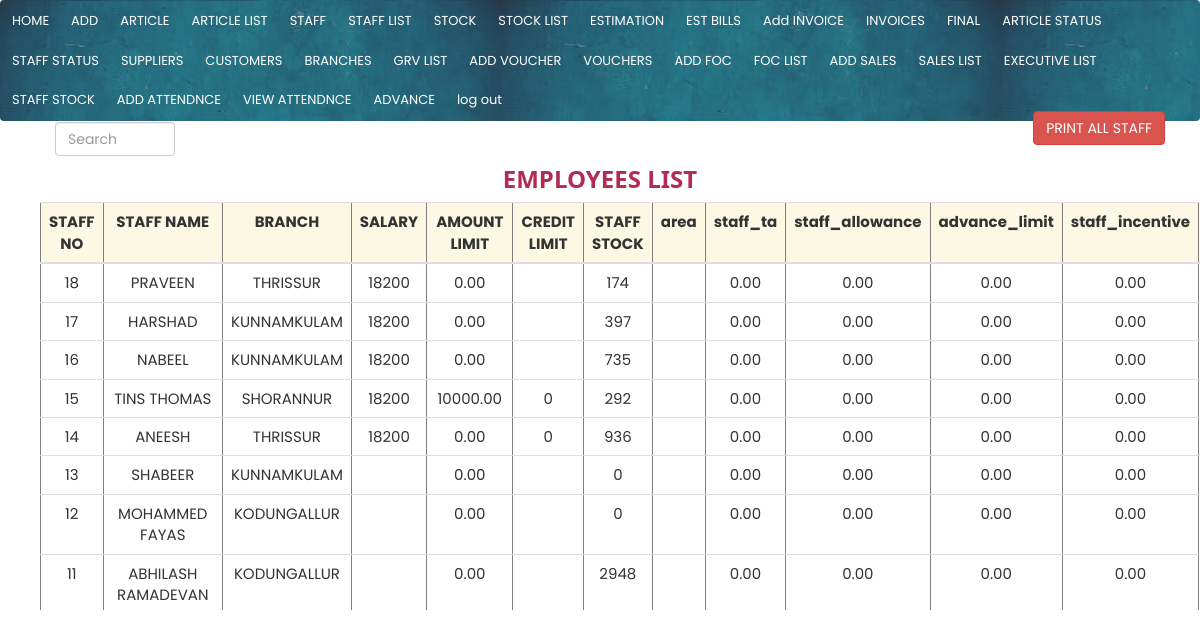
/view/view_staff.php (signed in), run on the app's committed database.
### tables this page shows
CREATE TABLE `staffs` (
  `staff_id` int(11) NOT NULL,
  `staff_name` varchar(250) NOT NULL,
  `branch_id` int(11) NOT NULL,
  `salary` varchar(250) NOT NULL,
  `amount_limit` decimal(11,2) NOT NULL,
  `credit_amount` varchar(250) NOT NULL,
  `staff_ta` decimal(11,2) NOT NULL,
  `staff_allowance` decimal(11,2) NOT NULL,
  `staff_incentive` decimal(11,2) NOT NULL,
  `advance_limit` decimal(11,2) NOT NULL,
  `area` varchar(250) NOT NULL,
  `category` int(11) NOT NULL,
  `first_name` varchar(250) NOT NULL
);

CREATE TABLE `branches` (
  `branch_id` int(11) NOT NULL,
  `branch_name` varchar(250) NOT NULL
);

### view/view_staff.php (the view, shortened to what this page needs)
<?php
include("../main/navbar.php");
$sql ="SELECT staffs.staff_id
,staffs.salary
,staffs.area
,staffs.first_name
,staffs.category
,staffs.staff_ta
,staffs.staff_allowance
,staffs.advance_limit
,staffs.staff_incentive
,staffs.amount_limit,staffs.credit_amount,staffs.staff_name,staffs.branch_id,branches.branch_name,Sum(sales.sales) as sales, sum(sales.paid) as paid, sum(staff_articles.staff_stock) as staff_stock,
       Sum(sales.profit) as profit FROM staffs
       LEFT JOIN sales ON sales.staff_id = staffs.staff_id
      LEFT JOIN staff_articles on  staff_articles.staff_id=staffs.staff_id
       left join branches on branches.branch_id=staffs.branch_id
       GROUP  BY staffs.staff_id order by staff_id desc ";
?>
<!DOCTYPE html>
<html>
<head>
</head>
<body>
  <div>
    <div class="col-md-12">
    <div class="container">
    <div class="col-lg-4" ><input class="form-control" placeholder="Search" id="myInput" type="text" style="width: 10vw; *background-color: white; margin-top: 1vw; color: black;">   </div>
    <div class="col-lg-6" > </div>
    <div class="col-lg-8" style="text-align:  right;"><button class="btn btn-danger"  onclick="print_page()">PRINT ALL STAFF</button>
    </div>
    </div>
    <div id="printableArea"  class="col-md-12" >
      <h3 style="text-align: center;"><b>EMPLOYEES LIST </b></h3>
      <table border="1" class="table table-hover" style="text-align: center;">
         <tr class="warning active">
          <th>STAFF NO</th>
          <th>STAFF NAME</th>
          <th>BRANCH </th>
          <th>SALARY </th>
          <th>AMOUNT LIMIT </th>
           <th>CREDIT LIMIT</th>
           <th>STAFF STOCK</th>
           <th>area</th>
           <th>staff_ta</th>
           <th>staff_allowance</th>
           <th>advance_limit</th>
           <th>staff_incentive</th>
        </tr>
      <tbody id="table">
<?php
      $query=mysqli_query($conn,$sql);
      while($fetch=mysqli_fetch_array($query))
      {
       $staff_id=$fetch["staff_id"];
       $staff_name=$fetch["staff_name"];
       $branch_name=$fetch["branch_name"];
       $branch_id=$fetch["branch_id"];
$salary=$fetch["salary"];
$area=$fetch["area"];
$staff_ta=$fetch["staff_ta"];
$staff_allowance=$fetch["staff_allowance"];
$advance_limit=$fetch["advance_limit"];
$staff_incentive=$fetch["staff_incentive"];
$amount_limit=$fetch["amount_limit"];
$credit_amount=$fetch["credit_amount"];
$staff_stock=$fetch["staff_stock"];
 ?>
   <tr onclick="editStaff('<?php echo $staff_id;?>');">
     <td onclick="delete_staff('<?php echo $staff_id;?>')"> <?php echo $staff_id;?> </td>
     <td> <?php echo $staff_name;?> </td>
     <td>
      <a href="view_staff.php?branch_id=<?php echo $branch_id ?>&branch_name=<?php echo $branch_name?>"> <?php echo $branch_name;?> </a> </td>
      <td style="cursor: pointer;"> <?php echo $salary;?> </td>
      <td style="cursor: pointer;"> <?php echo $amount_limit;?></a> </td>
      <td style="cursor: pointer;"> <?php echo $credit_amount;?> </td>
      <td style="cursor: pointer;"> <?php echo $staff_stock;?> </td>
      <td style="cursor: pointer;"> <?php echo $area;?> </td>
      <td style="cursor: pointer;"> <?php echo $staff_ta;?> </td>
      <td style="cursor: pointer;"> <?php echo $staff_allowance;?> </td>
      <td style="cursor: pointer;"> <?php echo $advance_limit;?> </td>
      <td style="cursor: pointer;"> <?php echo $staff_incentive;?> </td>
   </tr>
    <?php
}
?>
</tbody>
</table>
</div>
</div>
</div>
</body>
</html>

### css/w3.css (style rules this page uses)
html { box-sizing:border-box }
*,*:before,*:after { box-sizing:inherit }
html { -ms-text-size-adjust:100%;-webkit-text-size-adjust:100% }
body { margin:0 }
a { background-color:transparent }
b,strong { font-weight:bolder }
button,input,select,textarea,optgroup { font:inherit;margin:0 }
button,input { overflow:visible }
button,select { text-transform:none }
button,[type=button],[type=reset],[type=submit] { -webkit-appearance:button }
html,body { font-family:Verdana,sans-serif;font-size:15px;line-height:1.5 }
html { overflow-x:hidden }
h3 { font-size:24px }
h1,h2,h3,h4,h5,h6 { font-family:"Segoe UI",Arial,sans-serif;font-weight:400;margin:10px 0 }
a { color:inherit }

### main/navbar.php (style rules this page uses)
body { margin:0; }

### data on the page
staffs: staff_id "18", staff_name "PRAVEEN", branch.branch_name "THRISSUR", salary "18200", amount_limit "0.00", staff_stock "174", staff_ta "0.00", staff_allowance "0.00", advance_limit "0.00", staff_incentive "0.00"
staffs: staff_id "17", staff_name "HARSHAD", branch.branch_name "KUNNAMKULAM", salary "18200", amount_limit "0.00", staff_stock "397", staff_ta "0.00", staff_allowance "0.00", advance_limit "0.00", staff_incentive "0.00"
staffs: staff_id "16", staff_name "NABEEL", branch.branch_name "KUNNAMKULAM", salary "18200", amount_limit "0.00", staff_stock "735", staff_ta "0.00", staff_allowance "0.00", advance_limit "0.00", staff_incentive "0.00"
staffs: staff_id "15", staff_name "TINS THOMAS", branch.branch_name "SHORANNUR", salary "18200", amount_limit "10000.00", credit_amount "0", staff_stock "292", staff_ta "0.00", staff_allowance "0.00", advance_limit "0.00", staff_incentive "0.00"
staffs: staff_id "14", staff_name "ANEESH", branch.branch_name "THRISSUR", salary "18200", amount_limit "0.00", credit_amount "0", staff_stock "936", staff_ta "0.00", staff_allowance "0.00", advance_limit "0.00", staff_incentive "0.00"
staffs: staff_id "13", staff_name "SHABEER", branch.branch_name "KUNNAMKULAM", amount_limit "0.00", staff_stock "0", staff_ta "0.00", staff_allowance "0.00", advance_limit "0.00", staff_incentive "0.00"
staffs: staff_id "12", staff_name "MOHAMMED FAYAS", branch.branch_name "KODUNGALLUR", amount_limit "0.00", staff_stock "0", staff_ta "0.00", staff_allowance "0.00", advance_limit "0.00", staff_incentive "0.00"
staffs: staff_id "11", staff_name "ABHILASH RAMADEVAN", branch.branch_name "KODUNGALLUR", amount_limit "0.00", staff_stock "2948", staff_ta "0.00", staff_allowance "0.00", advance_limit "0.00", staff_incentive "0.00"
